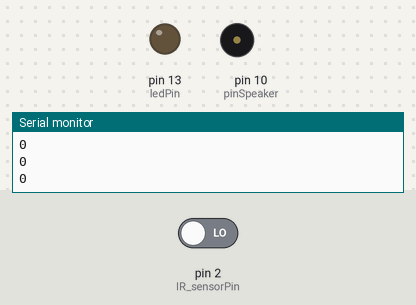
Bench run of a sketch on a simulated Arduino Uno, built with avr-gcc and run on an emulated ATmega328P. On the bench: output pins drawn as LEDs (lit = HIGH), buzzer (waves = sounding), the last lines printed to the serial monitor. The inputs (shaded band) are chosen by the test bench; at power-on: pin 2 (IR_sensorPin) LOW. Pins used as bus, display or sensor lines are not drawn.

Above: at 3.2 s.
3.3 s: pin 2 (IR_sensorPin) driven HIGH
At 3.69 s:
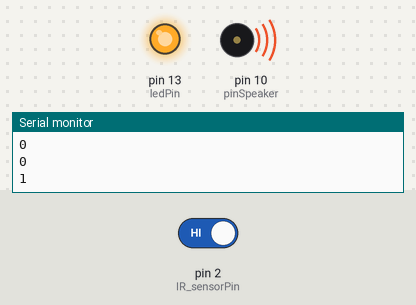
Timing chart, 0 to 12.3 s (numbered marks = the images above; inputs shaded):
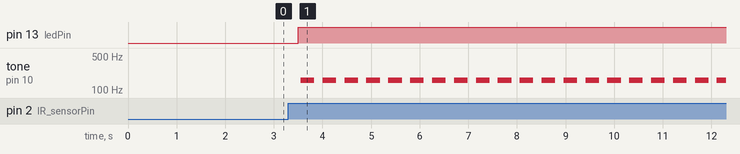

The sketch:

adruino_microctrl_code.ino
```cpp
#define IR_sensorPin 2

int IR_sensor_Value;
int ledPin = 13;            // Pilih pin untuk LED
int pinSpeaker = 10;        // Menyiapkan speaker di pin PWM (digital 9, 10, atau 11)
int pirState = LOW;         // Kita mulai dengan asumsi tidak ada gerakan yang terdeteksi
int val = 0;                // Variabel untuk membaca status pin

void setup() {
  pinMode(ledPin, OUTPUT);      // Mendeklarasikan LED sebagai output
  pinMode(IR_sensorPin, INPUT); // Mendeklarasikan sensor sebagai input
  pinMode(pinSpeaker, OUTPUT);

  // Menginisialisasi koneksi serial pada 9600 untuk mengirimkan data sensor ke ESP8266 dan untuk Serial Monitor.
  Serial.begin(9600);
  delay(2000);
}

void loop() {
  IR_sensor_Value = digitalRead(IR_sensorPin); // Membaca nilai input dari sensor IR

  // Mengonversi nilai sensor IR menjadi boolean (0 atau 1).
  bool motionDetected = (IR_sensor_Value == HIGH);

  // Mengirim data sensor ke ESP8266 sebagai 0 atau 1.
  Serial.print(motionDetected);

  // Mengirim karakter baris baru untuk memisahkan data untuk ESP8266.
  Serial.println();

  if (motionDetected) {
    digitalWrite(ledPin, HIGH);   // Menghidupkan LED
    playTone(300, 160);
    delay(150);

    if (pirState == LOW) {
      // Kita baru saja menghidupkan
      pirState = HIGH;
    }
  } else {
    digitalWrite(ledPin, LOW); // Mematikan LED
    playTone(0, 0);
    delay(300);

    if (pirState == HIGH) {
      // Kita baru saja mematikan
      pirState = LOW;
    }
  }
}

// Durasi dalam mSek, frekuensi dalam hertz
void playTone(long duration, int freq) {
  duration *= 1000;
  int period = (1.0 / freq) * 1000000;
  long elapsed_time = 0;
  while (elapsed_time < duration) {
    digitalWrite(pinSpeaker, HIGH);
    delayMicroseconds(period / 2);
    digitalWrite(pinSpeaker, LOW);
    delayMicroseconds(period / 2);
    elapsed_time += period;
  }
}
```

Measured:
- after the input at 3.3 s, pin 13 (ledPin): LOW → HIGH after 0.20 s; tone on pin 10 (pinSpeaker): alternates 160 Hz for 0.28 s and silent for 0.17 s, starting after 0.25 s
